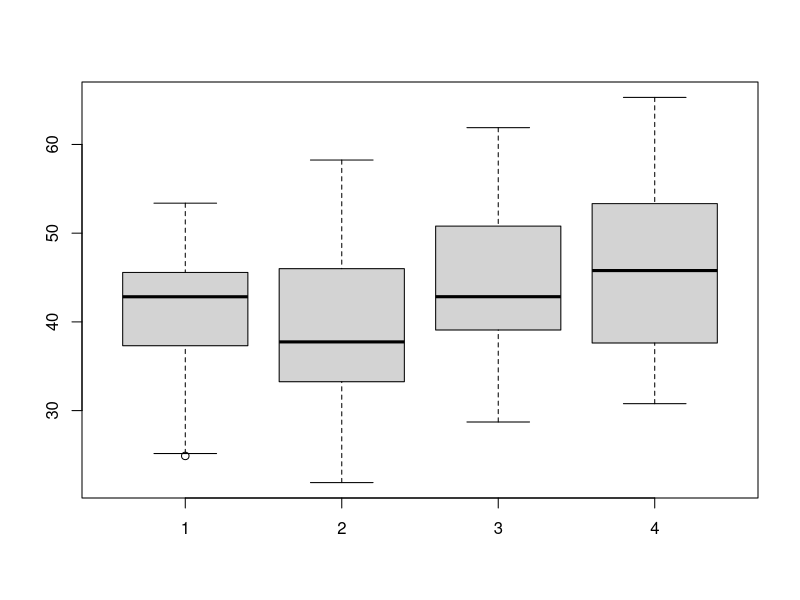

Generate this figure with R:
# Comparing means with ANOVA

# Load data
# Each group in separate variable
x1 <- rnorm(30, mean = 40, sd = 8)
x2 <- rnorm(30, mean = 41, sd = 8)
x3 <- rnorm(30, mean = 45, sd = 8)
x4 <- rnorm(30, mean = 45, sd = 8)
# Formula result is F(3, 116) = 3.24, p = .025
boxplot(x1, x2, x3, x4)  # Quick graphical check
# Combine vectors into a single data frame
xdf <- data.frame(cbind(x1, x2, x3, x4))
summary(xdf)
# Stack data to get one column with outcome
# and second columns with group
xs <- stack(xdf)

# Conduct one-way ANOVA
anova1 <- aov(values ~ ind, data = xs)
anova1
summary(anova1)

# Post-hoc comparisons
TukeyHSD(anova1)
?pairwise.t.test  # Other post-hoc tests
?p.adjust  # Specific methods

rm(list = ls())  # Clean up
